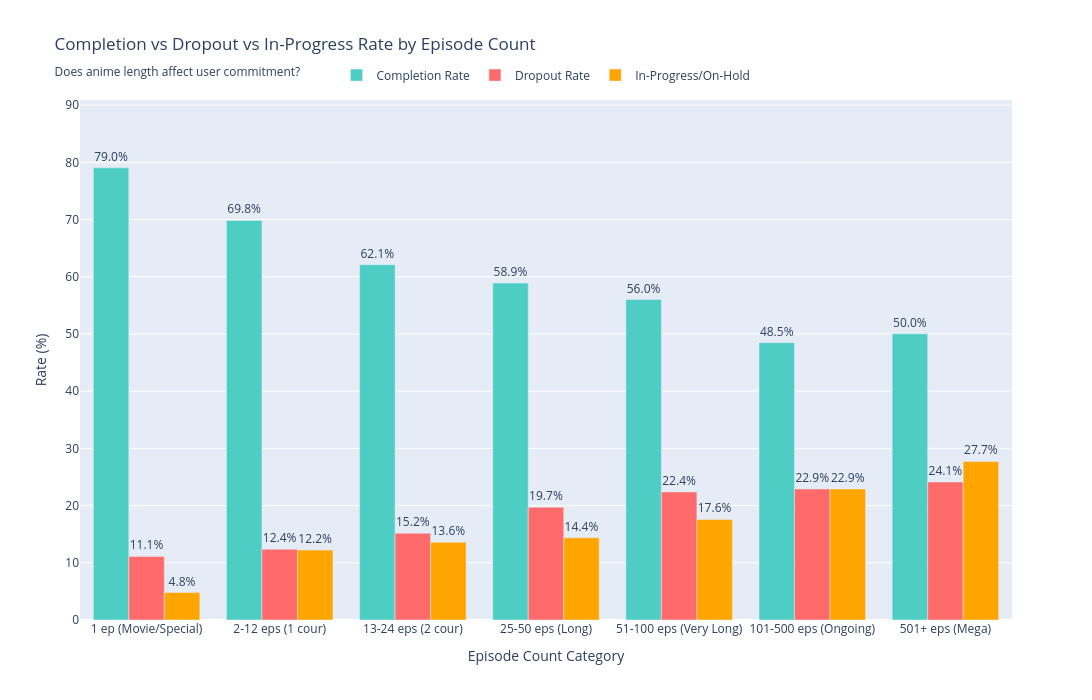

Source (notebook cell):
### Markdown cell above
## The Commitment Question: What Makes Us Finish What We Start?

Every anime fan knows the feeling: you queue up a new series, watch the first few episodes, and then… life happens.  
The show sits in your "Currently Watching" list for months. Maybe forever.

But what separates the anime we finish from the ones we abandon?  
Is it purely a matter of quality, or is there something deeper at play—a psychological contract between viewer and content that either holds or breaks?

This analysis dives into the completion and dropout patterns across thousands of anime titles and millions of viewing decisions.  
We examine three critical dimensions:

- **Episode Count**: Does length breed commitment or fatigue?
- **Format**: Are movies inherently more "finishable" than TV series?
- **Genre**: Do emotional stakes trump action spectacle when it comes to keeping viewers hooked?

The findings reveal a nuanced picture: **not all content is meant to be completed, and that's not necessarily a failure.**  
Some anime are designed to be lived with rather than finished. Others promise—and must deliver—closure in a single sitting.

Understanding these patterns isn't just academic.  
For creators, it's a roadmap for designing content that respects the viewer's time.  
For platforms, it's a guide to retention strategy.  
And for fans? It's validation that dropping a show doesn't make you a quitter—it makes you human.

Let's break down the data.

### Code cell
fig = gu.completion_dropout_by_episode_count()
fig.show()

### Figure 1 — Plotly figure (JSON) as saved in the notebook; plotly's stock layout.template omitted (floating-point values rounded to 4 significant figures)
{"data": [{"customdata": [[13564, 150904212], [6149, 461655931], [1215, 146143673], [1806, 58036857], [651, 13377168], [256, 26195165], [22, 103974]], "hovertemplate": "<b>%{x}</b><br>Completion Rate: %{y:.1f}%<br>Anime Count: %{customdata[0]:,}<br>Total Started: %{customdata[1]:,}<br><extra></extra>", "marker": {"color": "#4ECDC4"}, "name": "Completion Rate", "text": ["79.0%", "69.8%", "62.1%", "58.9%", "56.0%", "48.5%", "50.0%"], "textposition": "outside", "type": "bar", "x": ["1 ep\n(Movie/Special)", "2-12 eps\n(1 cour)", "13-24 eps\n(2 cour)", "25-50 eps\n(Long)", "51-100 eps\n(Very Long)", "101-500 eps\n(Ongoing)", "501+ eps\n(Mega)"], "y": [79.03, 69.84, 62.11, 58.89, 56.02, 48.48, 50.04]}, {"customdata": [[13564, 150904212], [6149, 461655931], [1215, 146143673], [1806, 58036857], [651, 13377168], [256, 26195165], [22, 103974]], "hovertemplate": "<b>%{x}</b><br>Dropout Rate: %{y:.1f}%<br>Anime Count: %{customdata[0]:,}<br>Total Started: %{customdata[1]:,}<br><extra></extra>", "marker": {"color": "#FF6B6B"}, "name": "Dropout Rate", "text": ["11.1%", "12.4%", "15.2%", "19.7%", "22.4%", "22.9%", "24.1%"], "textposition": "outside", "type": "bar", "x": ["1 ep\n(Movie/Special)", "2-12 eps\n(1 cour)", "13-24 eps\n(2 cour)", "25-50 eps\n(Long)", "51-100 eps\n(Very Long)", "101-500 eps\n(Ongoing)", "501+ eps\n(Mega)"], "y": [11.12, 12.38, 15.16, 19.7, 22.39, 22.9, 24.13]}, {"customdata": [[13564, 150904212], [6149, 461655931], [1215, 146143673], [1806, 58036857], [651, 13377168], [256, 26195165], [22, 103974]], "hovertemplate": "<b>%{x}</b><br>In-Progress/On-Hold: %{y:.1f}%<br>Anime Count: %{customdata[0]:,}<br>Total Started: %{customdata[1]:,}<br><extra></extra>", "marker": {"color": "#FFA500"}, "name": "In-Progress/On-Hold", "text": ["4.8%", "12.2%", "13.6%", "14.4%", "17.6%", "22.9%", "27.7%"], "textposition": "outside", "type": "bar", "x": ["1 ep\n(Movie/Special)", "2-12 eps\n(1 cour)", "13-24 eps\n(2 cour)", "25-50 eps\n(Long)", "51-100 eps\n(Very Long)", "101-500 eps\n(Ongoing)", "501+ eps\n(Mega)"], "y": [4.79, 12.21, 13.58, 14.37, 17.57, 22.91, 27.71]}], "layout": {"barmode": "group", "font": {"size": 12}, "height": 700, "hovermode": "x unified", "legend": {"orientation": "h", "x": 0.5, "xanchor": "center", "y": 1.02, "yanchor": "bottom"}, "title": {"text": "Completion vs Dropout vs In-Progress Rate by Episode Count<br><sub>Does anime length affect user commitment?</sub>"}, "width": 1400, "xaxis": {"title": {"text": "Episode Count Category"}}, "yaxis": {"range": [0, 90.89], "title": {"text": "Rate (%)"}}}}
